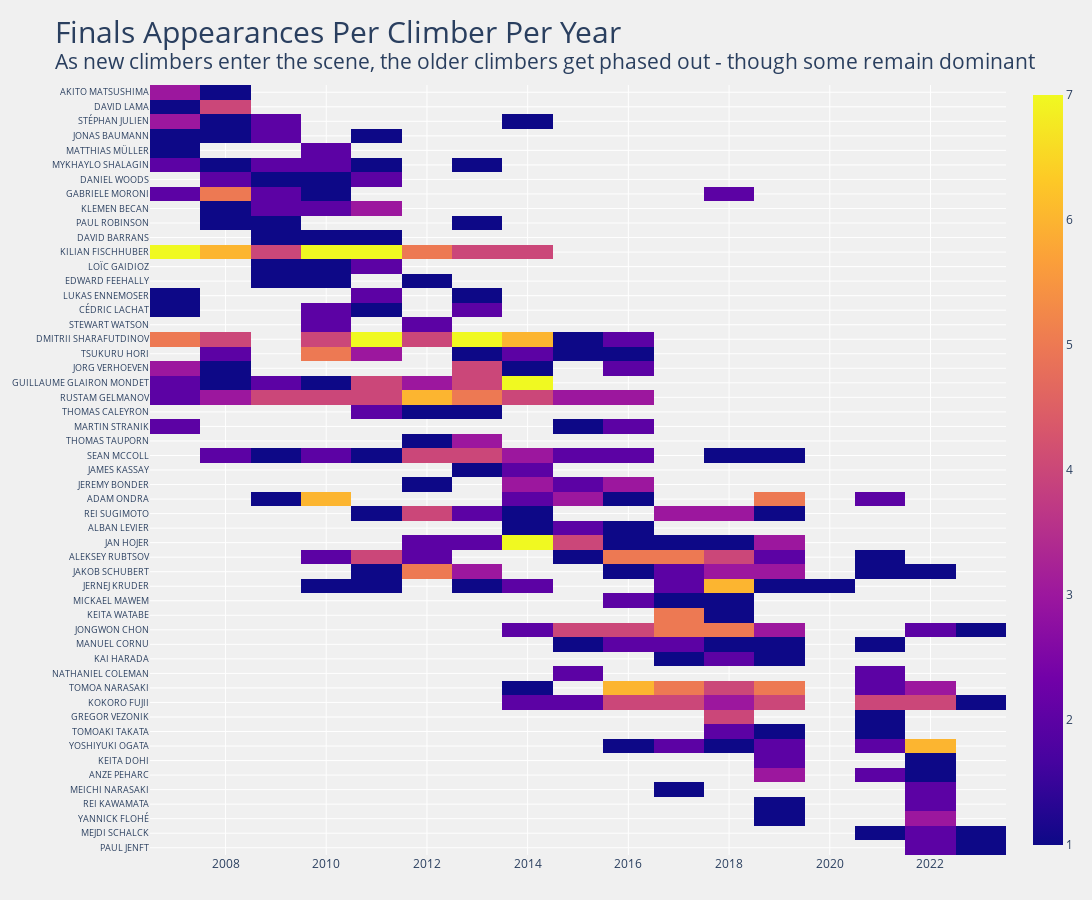

This figure's notebook cell:
### Markdown cell above
## Using go.Heatmap() and df.iterrows()
* Converted dat to np.array

### Code cell
# Creates NaN-filled dataframe using names and years
dat = pd.DataFrame(np.nan, columns=YEARS, index=names)

# Takes data from final_num2 df and inserts it into our blank df
for ind, row in final_num2.iterrows():
    dat.loc[row['Name'], row['Year']] = row['Final']
    
# Filters climbers who have been in 3 or more finals
dat = dat[dat.sum(axis=1) >= 3] 

# Sort dat by average year weighted by number of finals
srt = ((dat * dat.columns).mean(1)/dat.mean(1)).argsort()
dat = dat.iloc[srt]
z_dat = dat.to_numpy()

# Create plotly figure with heatmap
fig2 = go.Figure(data=go.Heatmap(
                    x=list(dat.columns),
                    y=list(dat.index),
                    z=z_dat,
                    name='',
                    hoverongaps=False,
                    hovertemplate="<b>%{y}</b><br>Year: %{x}<br>Finals: %{z}"
                ))

title = ("Finals Appearances Per Climber Per Year<br>"
        "<sup>As new climbers enter the scene, the older climbers get phased out - though some remain dominant")

fig2.update_layout(    
    title=dict(text=title,
               font=dict(size=30)),
    plot_bgcolor='#f0f0f0',
    paper_bgcolor='#f0f0f0',
    height=900,
    width=1200,
    autosize=False,
    margin=dict(l=25, r=25, t=85, b=45),
    yaxis=dict(autorange='reversed',
               tickfont=dict(size=9)),
    # xaxis={'type': 'category'}
    )

fig2.show(config=config)

### Figure 1 — Plotly figure (JSON) as saved in the notebook; plotly's stock layout.template omitted (floating-point values rounded to 4 significant figures; data arrays with more than 128 entries replaced by an {"elided": "..."} marker saying what was removed)
{"data": [{"hoverongaps": false, "hovertemplate": "<b>%{y}</b><br>Year: %{x}<br>Finals: %{z}", "name": "", "type": "heatmap", "x": [2007, 2008, 2009, 2010, 2011, 2012, 2013, 2014, 2015, 2016, 2017, 2018, 2019, 2020, 2021, 2022, 2023], "y": ["AKITO MATSUSHIMA", "DAVID LAMA", "STÉPHAN JULIEN", "JONAS BAUMANN", "MATTHIAS MÜLLER", "MYKHAYLO SHALAGIN", "DANIEL WOODS", "GABRIELE MORONI", "KLEMEN BECAN", "PAUL ROBINSON", "DAVID BARRANS", "KILIAN FISCHHUBER", "LOÏC GAIDIOZ", "EDWARD FEEHALLY", "LUKAS ENNEMOSER", "CÉDRIC LACHAT", "STEWART WATSON", "DMITRII SHARAFUTDINOV", "TSUKURU HORI", "JORG VERHOEVEN", "GUILLAUME GLAIRON MONDET", "RUSTAM GELMANOV", "THOMAS CALEYRON", "MARTIN STRANIK", "THOMAS TAUPORN", "SEAN MCCOLL", "JAMES KASSAY", "JEREMY BONDER", "ADAM ONDRA", "REI SUGIMOTO", "ALBAN LEVIER", "JAN HOJER", "ALEKSEY RUBTSOV", "JAKOB SCHUBERT", "JERNEJ KRUDER", "MICKAEL MAWEM", "KEITA WATABE", "JONGWON CHON", "MANUEL CORNU", "KAI HARADA", "NATHANIEL COLEMAN", "TOMOA NARASAKI", "KOKORO FUJII", "GREGOR VEZONIK", "TOMOAKI TAKATA", "YOSHIYUKI OGATA", "KEITA DOHI", "ANZE PEHARC", "MEICHI NARASAKI", "REI KAWAMATA", "YANNICK FLOHÉ", "MEJDI SCHALCK", "PAUL JENFT"], "z": {"elided": "53x17 int values"}}], "layout": {"autosize": false, "height": 900, "margin": {"b": 45, "l": 25, "r": 25, "t": 85}, "paper_bgcolor": "#f0f0f0", "plot_bgcolor": "#f0f0f0", "title": {"font": {"size": 30}, "text": "Finals Appearances Per Climber Per Year<br><sup>As new climbers enter the scene, the older climbers get phased out - though some remain dominant"}, "width": 1200, "xaxis": {"autorange": true, "range": [2006.0, 2024.0], "type": "linear"}, "yaxis": {"autorange": true, "range": [52.5, -0.5], "tickfont": {"size": 9}, "type": "category"}}}
